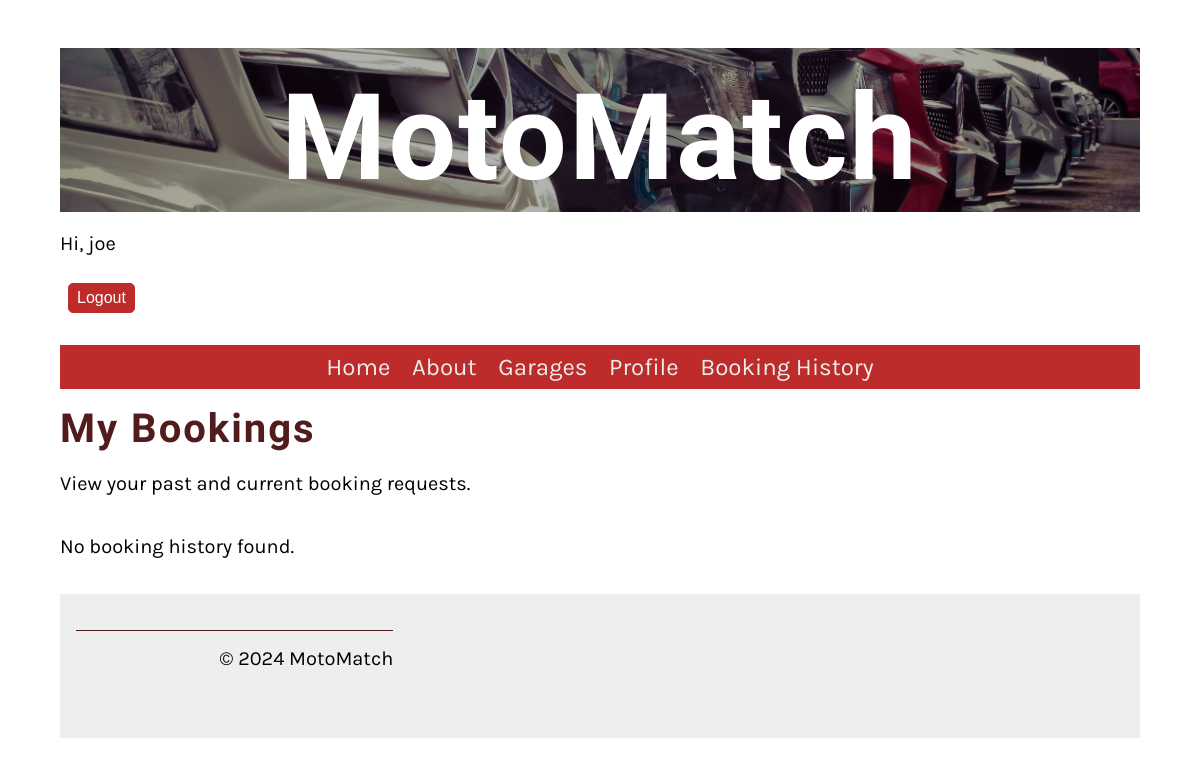
The page /booking/history/ (signed in) on the database as committed earlier.
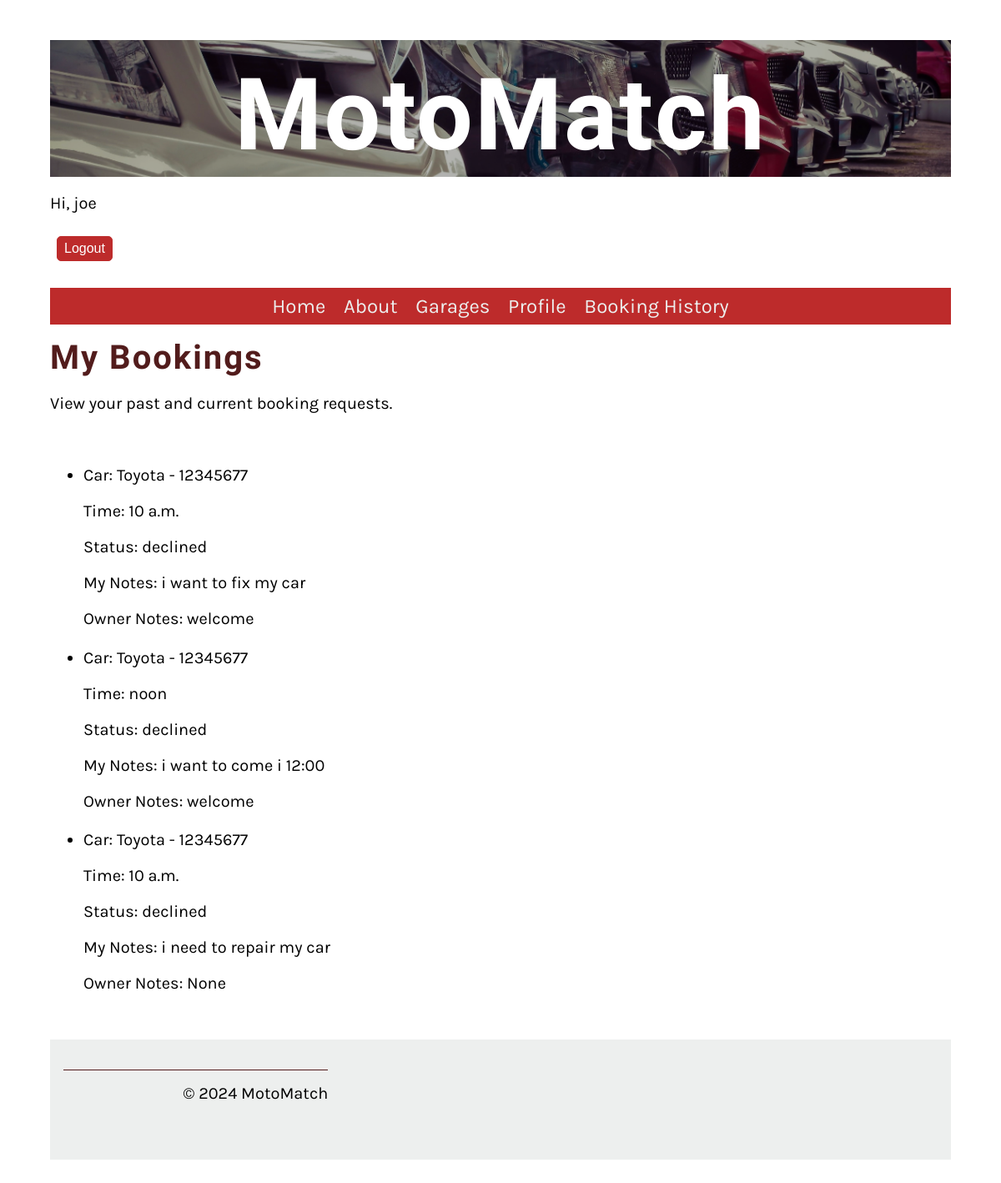
The same page on the database as committed later.
### Website/models.py (models this page shows, shortened)
class Booking(models.Model):
    STATUS_CHOICES = [
        ('pending', 'Pending'),
        ('approved', 'Approved'),
        ('declined', 'Declined'),
    ]
    user = models.ForeignKey(User, on_delete=models.CASCADE)
    service = models.ForeignKey(Service,  on_delete=models.SET_NULL, null=True)
    date = models.DateField(default=timezone.now)
    time = models.TimeField( default='10:00:00')
    status = models.CharField(max_length=10, choices=STATUS_CHOICES, default='pending')
    service_provider_notes = models.TextField(blank=True, null=True)
    client_notes = models.TextField(blank=True, null=True)
    service_item = models.ForeignKey(ServiceItem, on_delete=models.SET_NULL, null=True)

class ServiceItem(models.Model):
    identifier = models.CharField(primary_key=True, max_length=50, unique=True, verbose_name="identifier")
    owner = models.ForeignKey(User, on_delete=models.CASCADE, verbose_name="Owner")
    description = models.CharField(max_length=20, verbose_name="item's name")
    field_1 = models.CharField(max_length=80, verbose_name="field 1")
    field_2 = models.IntegerField(verbose_name="field 2")
    FIELD_3_CHOICES = [
        ('yes', 'Yes'),
        ('no', 'No')
    ]
    field_3 = models.CharField(max_length=3, choices=FIELD_3_CHOICES, verbose_name="field 3", help_text="User type selection (yes/no)")

### Website/views.py (the view)
# urls.py: path('booking/history/', booking_history_view, name='booking_history'),
@login_required
def booking_history_view(request):
    bookings = Booking.objects.filter(user=request.user)
    reviewed_services = [service for service in Service.objects.all() if Review.objects.filter(user=request.user, service=service).exists()]
    return render(request, 'booking_history.html', {'bookings': bookings, 'reviewed_services': reviewed_services})

### Website/templatetags/custom_filters.py (called while the page is built)
@register.filter
def has_group(user, group_name):
    return user.groups.filter(name=group_name).exists()

### Website/templates/booking_history.html (shortened to what this page needs)
{% extends 'base.html' %}
{% block content %}
        <h2>My Bookings</h2>
        <p>View your past and current booking requests.</p>
    <section>
        {% if bookings %}
            <ul>
                {% for booking in bookings %}
                    <li>
                        <p>Car: {{ booking.service_item.description }} - {{ booking.service_item.identifier }}</p>
                        <p>Time: {{ booking.time }}</p>
                        <p>Status: {{ booking.status }}</p>
                        <p> My Notes: {{ booking.client_notes }}</p>
                        <p>Owner Notes: {{ booking.service_provider_notes }}</p>
                    </li>
                {% endfor %}
            </ul>
        {% else %}
            <p>No booking history found.</p>
        {% endif %}
    </section>
{% endblock %}

Rows that differ between the two databases and show on the page:
now on this page (row edited): Booking: service_item.description "Toyota", service_item.identifier "12345677", time "10 a.m.", status "declined", client_notes "i want to fix my car", service_provider_notes "welcome"
added Booking: service_item.description "Toyota", service_item.identifier "12345677", time "noon", status "declined", client_notes "i want to come i 12:00", service_provider_notes "welcome"
added Booking: service_item.description "Toyota", service_item.identifier "12345677", time "10 a.m.", status "declined", client_notes "i need to repair my car", service_provider_notes "None"
Other text that changed with them:
text no longer shown: "No booking history found."
